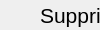
     <widget class="QWidget" name="supprim_etudiant">
      <property name="geometry">
       <rect>
        <x>0</x>
        <y>0</y>
        <width>100</width>
        <height>30</height>
       </rect>
      </property>
      <attribute name="label">
       <string>Supprimer un Etudiant</string>
      </attribute>
      <widget class="QLabel" name="message_suppr_etudiant">
       <property name="geometry">
        <rect>
         <x>470</x>
         <y>50</y>
         <width>341</width>
         <height>16</height>
        </rect>
       </property>
       <property name="text">
        <string/>
       </property>
      </widget>
      <widget class="QLabel" name="titre_suppr_etudiant">
       <property name="geometry">
        <rect>
         <x>40</x>
         <y>0</y>
         <width>241</width>
         <height>31</height>
        </rect>
       </property>
       <property name="font">
        <font>
         <pointsize>16</pointsize>
        </font>
       </property>
       <property name="text">
        <string>Supprimer un Etudiant</string>
       </property>
      </widget>
      <widget class="QListWidget" name="liste_suppr_etudiant">
       <property name="geometry">
        <rect>
         <x>310</x>
         <y>20</y>
         <width>151</width>
         <height>251</height>
        </rect>
       </property>
      </widget>
      <widget class="QPushButton" name="supprimer_etudiant">
       <property name="geometry">
        <rect>
         <x>500</x>
         <y>100</y>
         <width>91</width>
         <height>41</height>
        </rect>
       </property>
       <property name="text">
        <string>Supprimer</string>
       </property>
      </widget>
     </widget>
